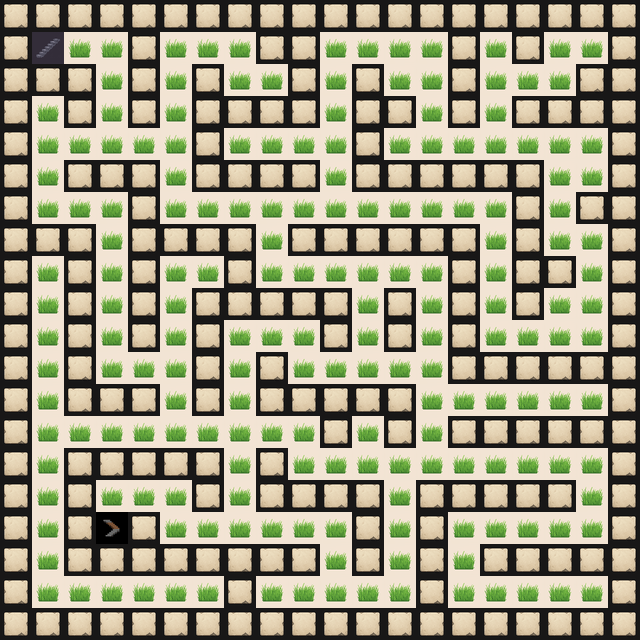

A level layout from a 2D game, rendered from its tile map. Below: a short description, then the map file with its tile-grid data intact:
An orthogonal 20x20 tile map with 32x32 px tiles, 3 tile layers (Floor, Stairs, Walls) and 5 objects.

<map version="1.10" tiledversion="1.11.2" orientation="orthogonal" renderorder="right-down" width="20" height="20" tilewidth="32" tileheight="32" infinite="0" nextlayerid="5" nextobjectid="10">
 <properties>
  <property name="monsters" type="int" value="24" />
 </properties>
 <tileset firstgid="1" source="../../../MainTileset.tsx" />
 <layer id="1" name="Floor" width="20" height="20">
  <data encoding="csv">
24,24,24,24,24,24,24,24,24,24,24,24,24,24,24,24,24,24,24,24,
24,24,24,24,24,24,24,24,24,24,24,24,24,24,24,24,24,24,24,24,
24,24,24,24,24,24,24,24,24,24,24,24,24,24,24,24,24,24,24,24,
24,24,24,24,24,24,24,24,24,24,24,24,24,24,24,24,24,24,24,24,
24,24,24,24,24,24,24,24,24,24,24,24,24,24,24,24,24,24,24,24,
24,24,24,24,24,24,24,24,24,24,24,24,24,24,24,24,24,24,24,24,
24,24,24,24,24,24,24,24,24,24,24,24,24,24,24,24,24,24,24,24,
24,24,24,24,24,24,24,24,24,24,24,24,24,24,24,24,24,24,24,24,
24,24,24,24,24,24,24,24,24,24,24,24,24,24,24,24,24,24,24,24,
24,24,24,24,24,24,24,24,24,24,24,24,24,24,24,24,24,24,24,24,
24,24,24,24,24,24,24,24,24,24,24,24,24,24,24,24,24,24,24,24,
24,24,24,24,24,24,24,24,24,24,24,24,24,24,24,24,24,24,24,24,
24,24,24,24,24,24,24,24,24,24,24,24,24,24,24,24,24,24,24,24,
24,24,24,24,24,24,24,24,24,24,24,24,24,24,24,24,24,24,24,24,
24,24,24,24,24,24,24,24,24,24,24,24,24,24,24,24,24,24,24,24,
24,24,24,24,24,24,24,24,24,24,24,24,24,24,24,24,24,24,24,24,
24,24,24,24,24,24,24,24,24,24,24,24,24,24,24,24,24,24,24,24,
24,24,24,24,24,24,24,24,24,24,24,24,24,24,24,24,24,24,24,24,
24,24,24,24,24,24,24,24,24,24,24,24,24,24,24,24,24,24,24,24,
24,24,24,24,24,24,24,24,24,24,24,24,24,24,24,24,24,24,24,24
</data>
 </layer>
 <objectgroup id="3" name="Objects">
  <object id="5" gid="22" x="128.468" y="513.029" width="32" height="32" />
  <object id="6" gid="21" x="192.094" y="289.216" width="32" height="32" />
  <object id="7" gid="21" x="577.591" y="63.1579" width="32" height="32" />
  <object id="8" gid="21" x="575.345" y="608.842" width="32" height="32" />
  <object id="9" gid="21" x="545.404" y="320.655" width="32" height="32" />
 </objectgroup>
 <layer id="4" name="Stairs" width="20" height="20">
  <data encoding="csv">
0,0,0,0,0,0,0,0,0,0,0,0,0,0,0,0,0,0,0,0,
0,17,0,0,0,0,0,0,0,0,0,0,0,0,0,0,0,0,0,0,
0,0,0,0,0,0,0,0,0,0,0,0,0,0,0,0,0,0,0,0,
0,0,0,0,0,0,0,0,0,0,0,0,0,0,0,0,0,0,0,0,
0,0,0,0,0,0,0,0,0,0,0,0,0,0,0,0,0,0,0,0,
0,0,0,0,0,0,0,0,0,0,0,0,0,0,0,0,0,0,0,0,
0,0,0,0,0,0,0,0,0,0,0,0,0,0,0,0,0,0,0,0,
0,0,0,0,0,0,0,0,0,0,0,0,0,0,0,0,0,0,0,0,
0,0,0,0,0,0,0,0,0,0,0,0,0,0,0,0,0,0,0,0,
0,0,0,0,0,0,0,0,0,0,0,0,0,0,0,0,0,0,0,0,
0,0,0,0,0,0,0,0,0,0,0,0,0,0,0,0,0,0,0,0,
0,0,0,0,0,0,0,0,0,0,0,0,0,0,0,0,0,0,0,0,
0,0,0,0,0,0,0,0,0,0,0,0,0,0,0,0,0,0,0,0,
0,0,0,0,0,0,0,0,0,0,0,0,0,0,0,0,0,0,0,0,
0,0,0,0,0,0,0,0,0,0,0,0,0,0,0,0,0,0,0,0,
0,0,0,0,0,0,0,0,0,0,0,0,0,0,0,0,0,0,0,0,
0,0,0,16,0,0,0,0,0,0,0,0,0,0,0,0,0,0,0,0,
0,0,0,0,0,0,0,0,0,0,0,0,0,0,0,0,0,0,0,0,
0,0,0,0,0,0,0,0,0,0,0,0,0,0,0,0,0,0,0,0,
0,0,0,0,0,0,0,0,0,0,0,0,0,0,0,0,0,0,0,0
</data>
 </layer>
 <layer id="2" name="Walls" width="20" height="20">
  <data encoding="csv">
20,20,20,20,20,20,20,20,20,20,20,20,20,20,20,20,20,20,20,20,
20,0,0,0,20,0,0,0,20,20,0,0,0,0,20,0,20,0,0,20,
20,20,20,0,20,0,20,0,0,20,0,20,0,0,20,0,0,0,20,20,
20,0,20,0,20,0,20,20,20,20,0,20,20,0,20,0,20,20,20,20,
20,0,0,0,0,0,20,0,0,0,0,20,0,0,0,0,0,0,0,20,
20,0,20,20,20,0,20,20,20,20,0,20,20,20,20,20,20,0,0,20,
20,0,0,0,20,0,0,0,0,0,0,0,0,0,0,0,20,0,20,20,
20,20,20,0,20,20,20,20,0,20,20,20,20,20,20,0,20,0,0,20,
20,0,20,0,20,0,0,20,0,0,0,0,0,0,20,0,20,20,0,20,
20,0,20,0,20,0,20,20,20,20,20,0,20,0,20,0,20,0,0,20,
20,0,20,0,20,0,20,0,0,0,20,0,20,0,20,0,0,0,0,20,
20,0,20,0,0,0,20,0,20,0,0,0,0,0,20,20,20,20,20,20,
20,0,20,20,20,0,20,0,20,20,20,20,20,0,0,0,0,0,0,20,
20,0,0,0,0,0,0,0,0,0,20,0,20,0,20,20,20,20,20,20,
20,0,20,20,20,20,20,0,20,0,0,0,0,0,0,0,0,0,0,20,
20,0,20,0,0,0,20,0,20,20,20,20,0,20,20,20,20,20,0,20,
20,0,20,0,20,0,0,0,0,0,0,20,0,20,0,0,0,0,0,20,
20,0,20,20,20,20,20,20,20,20,0,20,0,20,0,20,20,20,20,20,
20,0,0,0,0,0,0,20,0,0,0,0,0,20,0,0,0,0,0,20,
20,20,20,20,20,20,20,20,20,20,20,20,20,20,20,20,20,20,20,20
</data>
 </layer>
</map>
